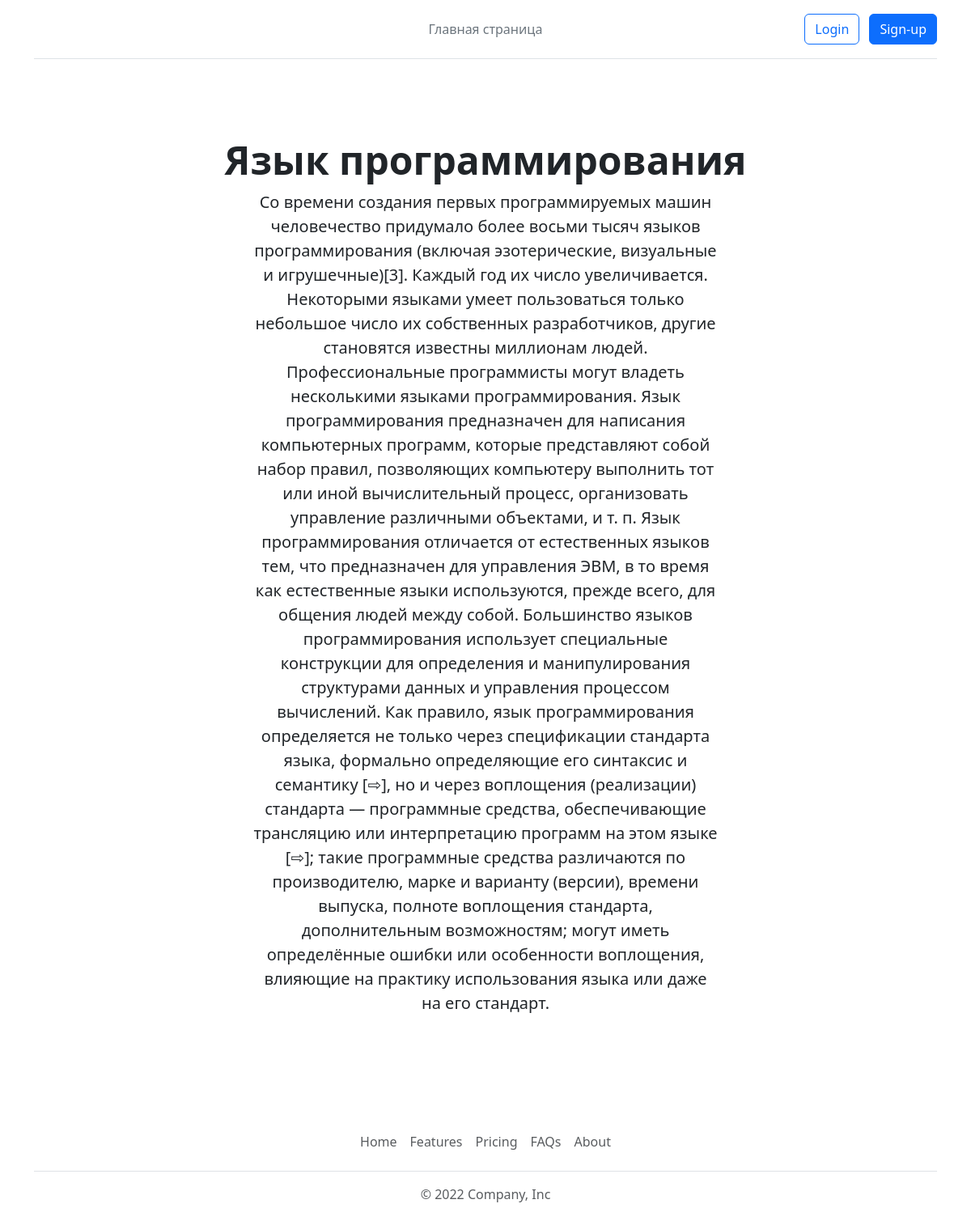
/post/1, run on the app's committed database.
### main_blog/models.py (models this page shows, shortened)
class Article(models.Model):
    title = models.CharField(max_length=100)
    content = models.CharField(max_length=255)
    text = models.TextField()
    now_data = models.DateField(auto_now=True)
    edit_data = models.DateField(auto_now_add=True)
    is_publish = models.BooleanField(default=True)
    class Meta:
        verbose_name = 'Статья'
        verbose_name_plural = 'Статьи'

### main_blog/views.py (the view)
# urls.py: path('post/<int:id_post>', post, name='post'),
def post(request, id_post):
    article = get_object_or_404(Article, pk=id_post)
    context = {
        'title': article.title,
        'post': article
               }
    return render(request, 'main_blog/post.html', context=context)

### main_blog/templates/main_blog/post.html
{% extends 'main_blog/base.html' %}
{% block b1 %}
<div class="px-4 py-5 my-5 text-center">
    <h4 class="display-5 fw-bold">{{post.title}}</h4>
    <div class="col-lg-6 mx-auto">
      <p class="lead mb-4">{{post.text}}</p>
    </div>
  </div>
{% endblock  %}

### data on the page
Article: title "Язык программирования", text "Со времени создания первых программируемых машин человечество придумало более восьми тысяч языков программирования (включая эзотерические, визуальные и игрушечные)[3]. Каждый год их число увеличивается. Некоторыми языками умеет пользоваться только небольшое число их собственных разработчиков, другие становятся известны миллионам людей. Профессиональные программисты могут владеть несколькими языками программирования. Язык программирования предназначен для написания компьютерных программ, которые представляют собой набор правил, позволяющих компьютеру выполнить тот или иной вычислительный процесс, организовать управление различными объектами, и т. п. Язык программирования отличается от…"
